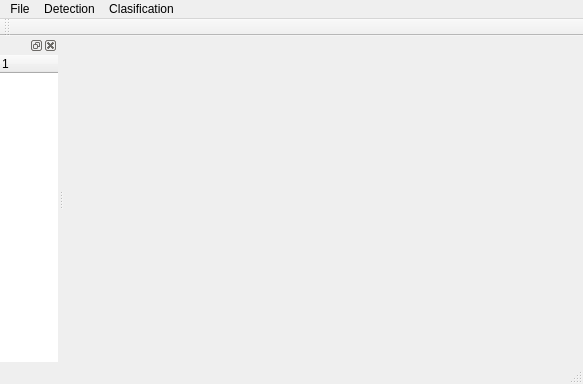
<?xml version="1.0" encoding="UTF-8"?>
<ui version="4.0">
 <class>MainWindow</class>
 <widget class="QMainWindow" name="MainWindow">
  <property name="windowModality">
   <enum>Qt::NonModal</enum>
  </property>
  <property name="geometry">
   <rect>
    <x>0</x>
    <y>0</y>
    <width>583</width>
    <height>384</height>
   </rect>
  </property>
  <property name="sizePolicy">
   <sizepolicy hsizetype="Expanding" vsizetype="Expanding">
    <horstretch>0</horstretch>
    <verstretch>0</verstretch>
   </sizepolicy>
  </property>
  <property name="windowTitle">
   <string>Duetto Sound Lab - Segmentation And Clasification Window </string>
  </property>
  <property name="tabShape">
   <enum>QTabWidget::Rounded</enum>
  </property>
  <widget class="QWidget" name="centralwidget">
   <widget class="QWidget" name="verticalLayoutWidget">
    <property name="geometry">
     <rect>
      <x>-1</x>
      <y>-1</y>
      <width>441</width>
      <height>341</height>
     </rect>
    </property>
    <layout class="QVBoxLayout" name="verticalLayout">
     <item>
      <widget class="QSignalVisualizerWidget" name="widget" native="true"/>
     </item>
    </layout>
   </widget>
  </widget>
  <widget class="QMenuBar" name="menubar">
   <property name="geometry">
    <rect>
     <x>0</x>
     <y>0</y>
     <width>583</width>
     <height>22</height>
    </rect>
   </property>
   <widget class="QMenu" name="menuArchivo">
    <property name="title">
     <string>File</string>
    </property>
    <addaction name="actionExportar"/>
    <addaction name="actionImportar"/>
    <addaction name="actionGuardar_Como"/>
    <addaction name="actionSalir"/>
   </widget>
   <widget class="QMenu" name="menuDetection">
    <property name="title">
     <string>Detection</string>
    </property>
    <addaction name="actionOscilogram_Detection"/>
    <addaction name="actionEspectrogram_Detection"/>
    <addaction name="separator"/>
    <addaction name="actionParameters_Measurement"/>
    <addaction name="separator"/>
    <addaction name="actionSegment_Agrupation"/>
   </widget>
   <widget class="QMenu" name="menuClasification">
    <property name="title">
     <string>Clasification</string>
    </property>
   </widget>
   <addaction name="menuArchivo"/>
   <addaction name="menuDetection"/>
   <addaction name="menuClasification"/>
  </widget>
  <widget class="QStatusBar" name="statusbar"/>
  <widget class="QToolBar" name="toolBar">
   <property name="windowTitle">
    <string>toolBar</string>
   </property>
   <attribute name="toolBarArea">
    <enum>TopToolBarArea</enum>
   </attribute>
   <attribute name="toolBarBreak">
    <bool>false</bool>
   </attribute>
  </widget>
  <widget class="QDockWidget" name="dockWidget_3">
   <attribute name="dockWidgetArea">
    <number>1</number>
   </attribute>
   <widget class="QWidget" name="dockWidgetContents_3">
    <widget class="QWidget" name="horizontalLayoutWidget">
     <property name="geometry">
      <rect>
       <x>-1</x>
       <y>-1</y>
       <width>141</width>
       <height>341</height>
      </rect>
     </property>
     <layout class="QHBoxLayout" name="horizontalLayout">
      <item>
       <widget class="QTreeWidget" name="treeWidget">
        <column>
         <property name="text">
          <string notr="true">1</string>
         </property>
        </column>
       </widget>
      </item>
     </layout>
    </widget>
   </widget>
  </widget>
  <action name="actionExportar">
   <property name="text">
    <string>Export</string>
   </property>
  </action>
  <action name="actionImportar">
   <property name="text">
    <string>Import</string>
   </property>
  </action>
  <action name="actionGuardar_Como">
   <property name="text">
    <string>Save As</string>
   </property>
  </action>
  <action name="actionSalir">
   <property name="text">
    <string>Exit</string>
   </property>
  </action>
  <action name="actionOscilogram_Detection">
   <property name="text">
    <string>Oscilogram Detection</string>
   </property>
  </action>
  <action name="actionEspectrogram_Detection">
   <property name="text">
    <string>Espectrogram Detection</string>
   </property>
  </action>
  <action name="actionParameters_Measurement">
   <property name="text">
    <string>Parameters Measurement</string>
   </property>
  </action>
  <action name="actionSegment_Agrupation">
   <property name="text">
    <string>Segmentation</string>
   </property>
  </action>
 </widget>
 <customwidgets>
  <customwidget>
   <class>QSignalVisualizerWidget</class>
   <extends>QWidget</extends>
   <header>QSignalVisualizerWidget.h</header>
   <container>1</container>
  </customwidget>
 </customwidgets>
 <resources/>
 <connections/>
</ui>
